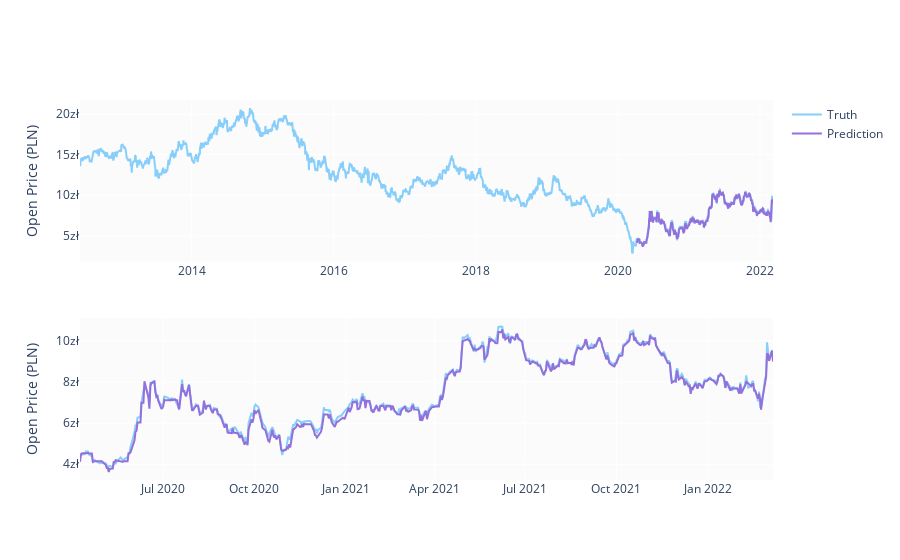

The code cell stored with this chart in its notebook:
### Code cell
predicted_prices = df.loc[test_split_idx+1:].copy()
predicted_prices['Otwarcie'] = y_pred

fig = make_subplots(rows=2, cols=1)
fig.add_trace(go.Scatter(x=df.Data, y=df.Otwarcie,
                        name='Truth',
                        marker_color='LightSkyBlue'), row=1, col=1)

fig.add_trace(go.Scatter(x=predicted_prices.Data,
                        y=predicted_prices.Otwarcie,
                        name='Prediction',
                        marker_color='MediumPurple'), row=1, col=1)

fig.add_trace(go.Scatter(x=predicted_prices.Data,
                        y=y_test,
                        name='Truth',
                        marker_color='LightSkyBlue',
                        showlegend=False), row=2, col=1)

fig.add_trace(go.Scatter(x=predicted_prices.Data,
                        y=y_pred,
                        name='Prediction',
                        marker_color='MediumPurple',
                        showlegend=False), row=2, col=1)

fig.update_yaxes(ticksuffix="zł", title_text='Open Price (PLN)')

fig.show()

### Figure 1 — Plotly figure (JSON) as saved in the notebook; plotly's stock layout.template omitted (floating-point values rounded to 4 significant figures; data arrays with more than 128 entries replaced by an {"elided": "..."} marker saying what was removed)
{"data": [{"marker": {"color": "LightSkyBlue"}, "name": "Truth", "type": "scatter", "x": {"elided": "2445 str values"}, "xaxis": "x", "y": {"elided": "2445 float values"}, "yaxis": "y"}, {"marker": {"color": "MediumPurple"}, "name": "Prediction", "type": "scatter", "x": {"elided": "488 str values"}, "xaxis": "x", "y": {"elided": "488 float values"}, "yaxis": "y"}, {"marker": {"color": "LightSkyBlue"}, "name": "Truth", "showlegend": false, "type": "scatter", "x": {"elided": "488 str values"}, "xaxis": "x2", "y": {"elided": "488 float values"}, "yaxis": "y2"}, {"marker": {"color": "MediumPurple"}, "name": "Prediction", "showlegend": false, "type": "scatter", "x": {"elided": "488 str values"}, "xaxis": "x2", "y": {"elided": "488 float values"}, "yaxis": "y2"}], "layout": {"xaxis": {"anchor": "y", "domain": [0, 1]}, "xaxis2": {"anchor": "y2", "domain": [0, 1]}, "yaxis": {"anchor": "x", "domain": [0.575, 1], "ticksuffix": "zł", "title": {"text": "Open Price (PLN)"}}, "yaxis2": {"anchor": "x2", "domain": [0, 0.425], "ticksuffix": "zł", "title": {"text": "Open Price (PLN)"}}}}
